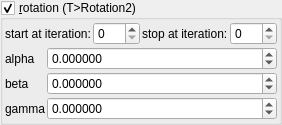
    <widget class="MyGroupBox" name="groupCheck_transf_function_enabledR_false">
     <property name="title">
      <string>&amp;rotation (T&gt;Rotation2)</string>
     </property>
     <property name="checkable">
      <bool>true</bool>
     </property>
     <layout class="QVBoxLayout" name="verticalLayout_9" stretch="0,0">
      <property name="spacing">
       <number>2</number>
      </property>
      <property name="leftMargin">
       <number>2</number>
      </property>
      <property name="topMargin">
       <number>2</number>
      </property>
      <property name="rightMargin">
       <number>2</number>
      </property>
      <property name="bottomMargin">
       <number>2</number>
      </property>
      <item>
       <layout class="QHBoxLayout" name="horizontalLayout_29" stretch="0,1,0,1">
        <item>
         <widget class="QLabel" name="label_115">
          <property name="text">
           <string>start at iteration:</string>
          </property>
         </widget>
        </item>
        <item>
         <widget class="MySpinBox" name="spinboxInt_transf_start_iterations_R">
          <property name="sizePolicy">
           <sizepolicy hsizetype="Minimum" vsizetype="Maximum">
            <horstretch>0</horstretch>
            <verstretch>0</verstretch>
           </sizepolicy>
          </property>
          <property name="minimum">
           <number>0</number>
          </property>
          <property name="maximum">
           <number>999</number>
          </property>
          <property name="value">
           <number>0</number>
          </property>
         </widget>
        </item>
        <item>
         <widget class="QLabel" name="label_82">
          <property name="text">
           <string>stop at iteration:</string>
          </property>
         </widget>
        </item>
        <item>
         <widget class="MySpinBox" name="spinboxInt_transf_stop_iterations_R">
          <property name="sizePolicy">
           <sizepolicy hsizetype="Preferred" vsizetype="Maximum">
            <horstretch>0</horstretch>
            <verstretch>0</verstretch>
           </sizepolicy>
          </property>
          <property name="maximum">
           <number>999</number>
          </property>
         </widget>
        </item>
       </layout>
      </item>
      <item>
       <layout class="QGridLayout" name="gridLayout_11" columnstretch="0,1">
        <property name="spacing">
         <number>2</number>
        </property>
        <item row="1" column="1">
         <widget class="MyDoubleSpinBox" name="spinboxd3_transf_rotation2_y">
          <property name="sizePolicy">
           <sizepolicy hsizetype="Minimum" vsizetype="Maximum">
            <horstretch>0</horstretch>
            <verstretch>0</verstretch>
           </sizepolicy>
          </property>
          <property name="prefix">
           <string/>
          </property>
          <property name="suffix">
           <string/>
          </property>
          <property name="decimals">
           <number>6</number>
          </property>
          <property name="minimum">
           <double>-36000.000000000000000</double>
          </property>
          <property name="maximum">
           <double>36000.000000000000000</double>
          </property>
          <property name="singleStep">
           <double>1.000000000000000</double>
          </property>
         </widget>
        </item>
        <item row="2" column="0">
         <widget class="QLabel" name="label_39">
          <property name="text">
           <string notr="true">gamma</string>
          </property>
         </widget>
        </item>
        <item row="0" column="0">
         <widget class="QLabel" name="label_38">
          <property name="text">
           <string notr="true">alpha</string>
          </property>
         </widget>
        </item>
        <item row="2" column="1">
         <widget class="MyDoubleSpinBox" name="spinboxd3_transf_rotation2_z">
          <property name="sizePolicy">
           <sizepolicy hsizetype="Minimum" vsizetype="Maximum">
            <horstretch>0</horstretch>
            <verstretch>0</verstretch>
           </sizepolicy>
          </property>
          <property name="prefix">
           <string/>
          </property>
          <property name="suffix">
           <string/>
          </property>
          <property name="decimals">
           <number>6</number>
          </property>
          <property name="minimum">
           <double>-36000.000000000000000</double>
          </property>
          <property name="maximum">
           <double>36000.000000000000000</double>
          </property>
          <property name="singleStep">
           <double>1.000000000000000</double>
          </property>
         </widget>
        </item>
        <item row="1" column="0">
         <widget class="QLabel" name="label_37">
          <property name="text">
           <string notr="true">beta</string>
          </property>
         </widget>
        </item>
        <item row="0" column="1">
         <widget class="MyDoubleSpinBox" name="spinboxd3_transf_rotation2_x">
          <property name="sizePolicy">
           <sizepolicy hsizetype="Minimum" vsizetype="Maximum">
            <horstretch>0</horstretch>
            <verstretch>0</verstretch>
           </sizepolicy>
          </property>
          <property name="prefix">
           <string/>
          </property>
          <property name="suffix">
           <string/>
          </property>
          <property name="decimals">
           <number>6</number>
          </property>
          <property name="minimum">
           <double>-36000.000000000000000</double>
          </property>
          <property name="maximum">
           <double>36000.000000000000000</double>
          </property>
          <property name="singleStep">
           <double>1.000000000000000</double>
          </property>
         </widget>
        </item>
       </layout>
      </item>
     </layout>
    </widget>
